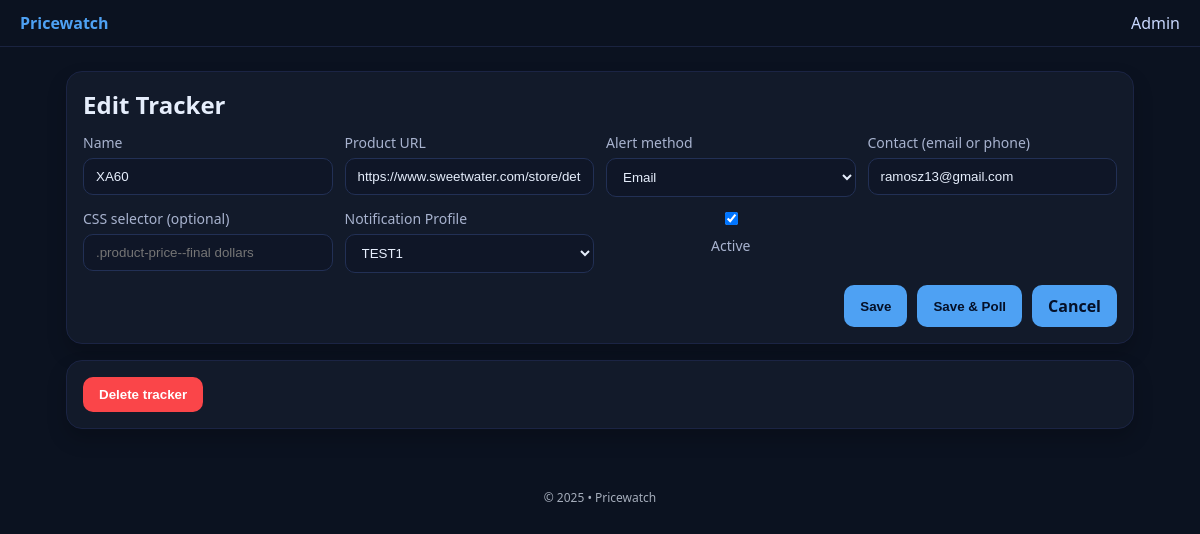
The page /tracker/1/edit on the database as committed earlier.
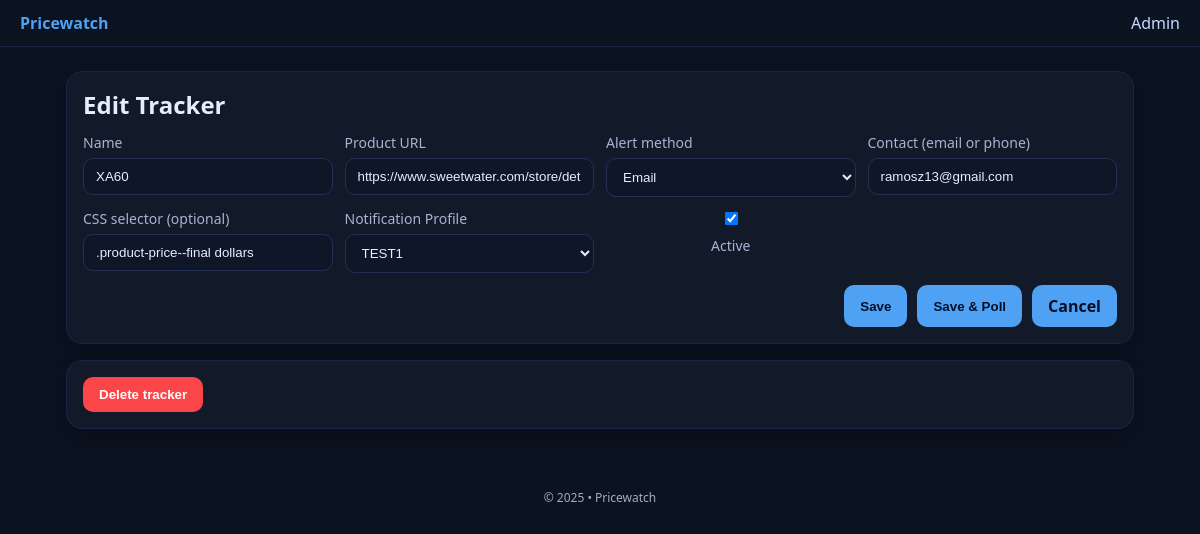
The same page on the database as committed later.
### app/models.py (models this page shows)
class Tracker(Base):
    __tablename__ = "trackers"
    id = Column(Integer, primary_key=True)
    url = Column(String, nullable=False)
    name = Column(String, nullable=True)
    selector = Column(String, nullable=True)
    alert_method = Column(String, nullable=False)  # 'email' | 'sms'
    contact = Column(String, nullable=False)
    currency = Column(String, default="USD")
    is_active = Column(Boolean, default=True)
    created_at = Column(DateTime, default=datetime.utcnow)
    last_price = Column(Float, nullable=True)
    profile_id = Column(Integer, ForeignKey("notification_profiles.id"), nullable=True)
    profile = relationship("NotificationProfile", back_populates="trackers")

### app/main.py (the view)
@app.get("/tracker/{tracker_id}/edit", response_class=HTMLResponse)
def tracker_edit(tracker_id: int, request: Request, db: Session = Depends(get_db)):
    t = db.query(Tracker).filter(Tracker.id == tracker_id).first()
    if not t:
        raise HTTPException(status_code=404, detail="Tracker not found")
    profiles = db.query(NotificationProfile).order_by(NotificationProfile.created_at.desc()).all()
    return templates.TemplateResponse("tracker_edit.html", {"request": request, "tracker": t, "profiles": profiles})

### app/templates/tracker_edit.html (shortened to what this page needs)
{% extends "base.html" %}
{% block content %}
<section class="card">
  <h1>Edit Tracker</h1>
  <form method="post" action="/tracker/{{ tracker.id }}/edit" class="grid">
    <label>
      Name
      <input type="text" name="name" value="{{ tracker.name or '' }}" placeholder="Optional">
    </label>
    <label>
      Product URL
      <input type="url" name="url" value="{{ tracker.url }}" required>
    </label>
    <label>
      Alert method
      <select name="alert_method" required>
        <option value="email" {{ 'selected' if tracker.alert_method=='email' else '' }}>Email</option>
      </select>
    </label>
    <label>
      Contact (email or phone)
      <input type="text" name="contact" value="{{ tracker.contact }}" required>
    </label>
    <label>
      CSS selector (optional)
      <input type="text" name="selector" value="{{ tracker.selector or '' }}" placeholder=".product-price--final dollars">
    </label>
    <label>
      Notification Profile
      <select name="profile_id">
        {% for p in profiles %}
          <option value="{{ p.id }}" {{ 'selected' if tracker.profile and tracker.profile.id==p.id else '' }}>{{ p.name }}</option>
        {% endfor %}
      </select>
    </label>
    <label style="display:flex; align-items:center; gap:8px;">
      <input type="checkbox" name="is_active" {{ 'checked' if tracker.is_active else '' }}>
      Active
    </label>
    <div class="actions">
      <button class="btn" type="submit" name="poll_now" value="0">Save</button>
      <button class="btn" type="submit" name="poll_now" value="1">Save & Poll</button>
      <a class="btn" href="/tracker/{{ tracker.id }}">Cancel</a>
    </div>
  </form>
</section>
<section class="card">
  <form method="post" action="/tracker/{{ tracker.id }}/delete" onsubmit="return confirm('Delete this tracker? This cannot be undone.')">
    <button class="btn danger" type="submit">Delete tracker</button>
  </form>
</section>
{% endblock %}

### app/templates/base.html (shortened to what this page needs)
<!doctype html>
<html lang="en">
<head>
  <link rel="stylesheet" href="/static/styles.css" />
</head>
<body>
  <header class="bar">
    <a href="/" class="brand">Pricewatch</a>
    <nav>
      <a href="/admin/profiles">Admin</a>
    </nav>
  </header>
  <main>
    {% block content %}{% endblock %}
  </main>
  <footer>
    <p>© 2025 • Pricewatch</p>
  </footer>
</body>
</html>

### app/static/styles.css (style rules this page uses)
:root { --bg:#0b1220; --card:#121a2a; --text:#e6eefc; --muted:#a8b3cf; --up:#3fb950; --down:#fa4549; --brand:#4ea1f3; --danger:#fa4549; }
* { box-sizing:border-box; }
body { margin:0; font-family: ui-sans-serif, system-ui, -apple-system, Segoe UI, Roboto, Ubuntu, Cantarell, Noto Sans, Helvetica, Arial, Apple Color Emoji, Segoe UI Emoji; background:var(--bg); color:var(--text); }
header.bar { display:flex; align-items:center; justify-content:space-between; padding:12px 20px; border-bottom:1px solid #1a2340; }
header .brand { color:var(--brand); font-weight:700; text-decoration:none; }
header nav a { color:#c9d8ff; text-decoration:none; margin-left:12px; }
main { max-width:1100px; margin:24px auto; padding:0 16px; display:grid; gap:16px; }
.card { background:var(--card); border:1px solid #1b2444; border-radius:16px; padding:16px; box-shadow: 0 10px 20px rgba(0,0,0,.2); }
h1,h2 { margin:0 0 12px 0; }
.grid { display:grid; grid-template-columns: repeat(auto-fit, minmax(240px,1fr)); gap:12px; }
label { display:flex; flex-direction:column; gap:6px; color:var(--muted); font-size:14px; }
input, select { padding:10px 12px; border-radius:10px; border:1px solid #223055; background:#0f1627; color:var(--text); }
.actions { grid-column: 1 / -1; display:flex; justify-content:flex-end; gap:10px; }
button, .btn { background:var(--brand); color:#051027; border:none; padding:10px 16px; border-radius:10px; text-decoration:none; font-weight:600; cursor:pointer; }
.btn.danger { background:var(--danger); color:white; }
footer { opacity:.7; text-align:center; padding:24px; font-size:12px; }

Rows that differ between the two databases and show on the page:
changed Tracker "XA60": selector (not shown) → ".product-price--final dollars"
